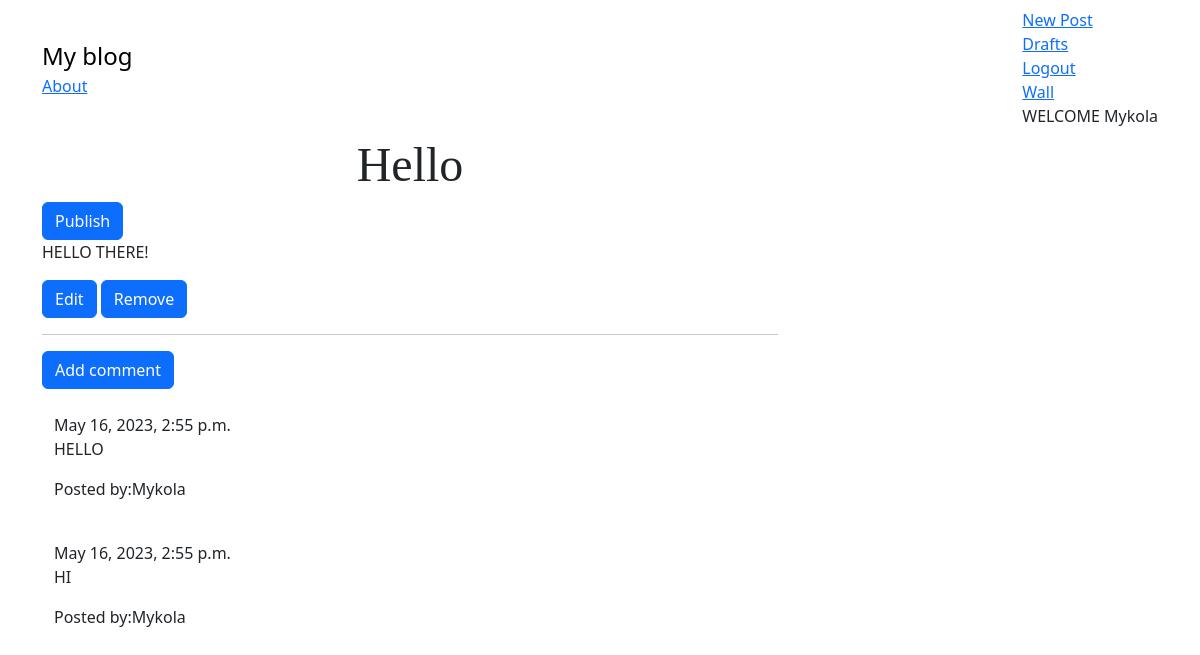
The page /post/62/ (signed in) on the database as committed earlier.
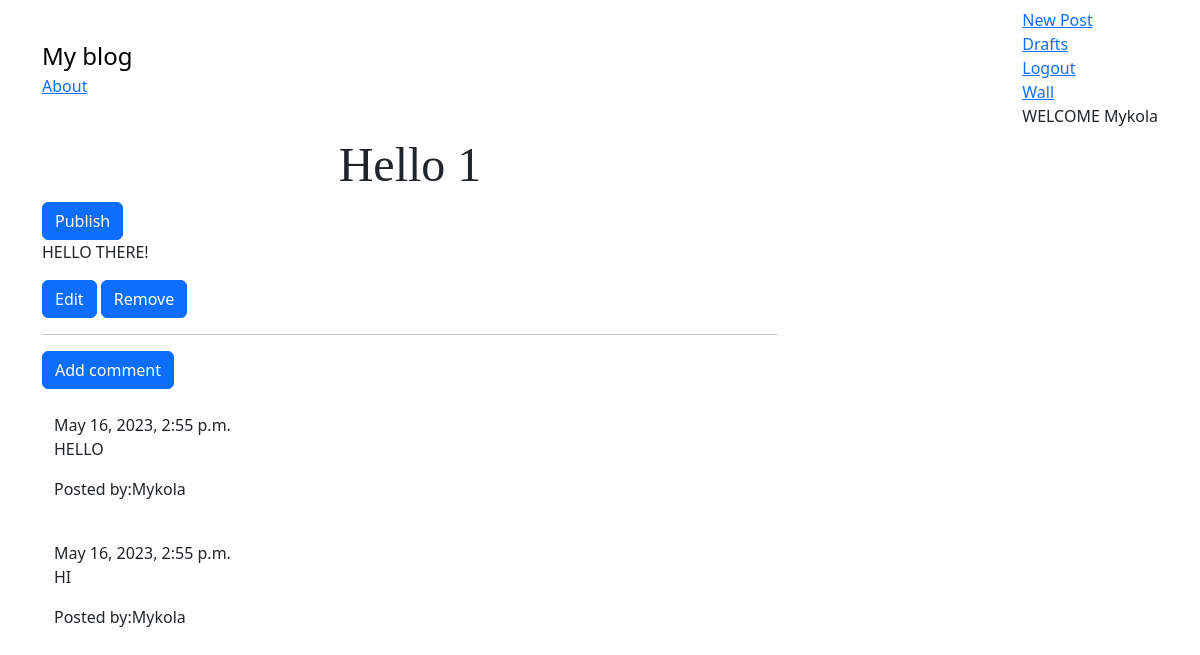
The same page on the database as committed later.
### myblog/models.py (models this page shows, shortened)
class Post(models.Model):
    author = models.ForeignKey('auth.User', on_delete=models.CASCADE)
    title = models.CharField(max_length=200)
    text = models.TextField()
    picture = models.ImageField(
        upload_to='media/profile_pics/', blank=True, null=True
    )
    create_date = models.DateTimeField(default=timezone.now)
    published_date = models.DateTimeField(blank=True, null=True)

### myblog/views.py (the view)
class PostDetail(DetailView):
    model = Post
    template_name = 'myblog/post_detail.html'
    context_object_name = 'post'

### myblog/templates/myblog/post_detail.html (shortened to what this page needs)
{% extends "myblog/base.html" %}
{% block content %}
<h1 class="posttitle"> {{ post.title }}</h1>
{% if post.published_date %}
    <div class="dare postdate">
        {{ post.published_date }}
    </div>
{% else %}
    <a class="btn btn-primary" href="{% url 'myblog:post_publish' pk=post.pk %}">Publish</a>
{% endif %}
<p class="postcontent">{{ post.text|upper|linebreaksbr}}</p>
{% if user.is_authenticated %}
    <a class="btn btn-primary" href="{% url 'myblog:post_edit' pk=post.pk %}">
        <span class="glyphicon glyphicon-pencil">Edit</span>
    </a>
    <a class="btn btn-primary" href="{% url 'myblog:post_remove' pk=post.pk %}">
        <span class="glyphicon glyphicon-remove">Remove</span>
    </a>
{% endif %}
<hr>
<a class="btn btn-primary btn-comments" href="{% url 'myblog:add_comment_to_post' pk=post.pk  %}">Add comment</a>
<div class="container">
    {% for comment in post.comment.all %}
         <br>
            {% if user.is_authenticated %}
                {{ comment.create_date }}
                <p>{{ comment.text|upper|linebreaksbr }}</p>
                <p>Posted by:{{comment.author}} </p>
            {% endif %}
            {% empty %}
            <p>No comments</p>
    {% endfor %}
</div>
{% endblock %}

Rows that differ between the two databases and show on the page:
changed Post "HELLO THERE!": title "Hello" → "Hello 1"
